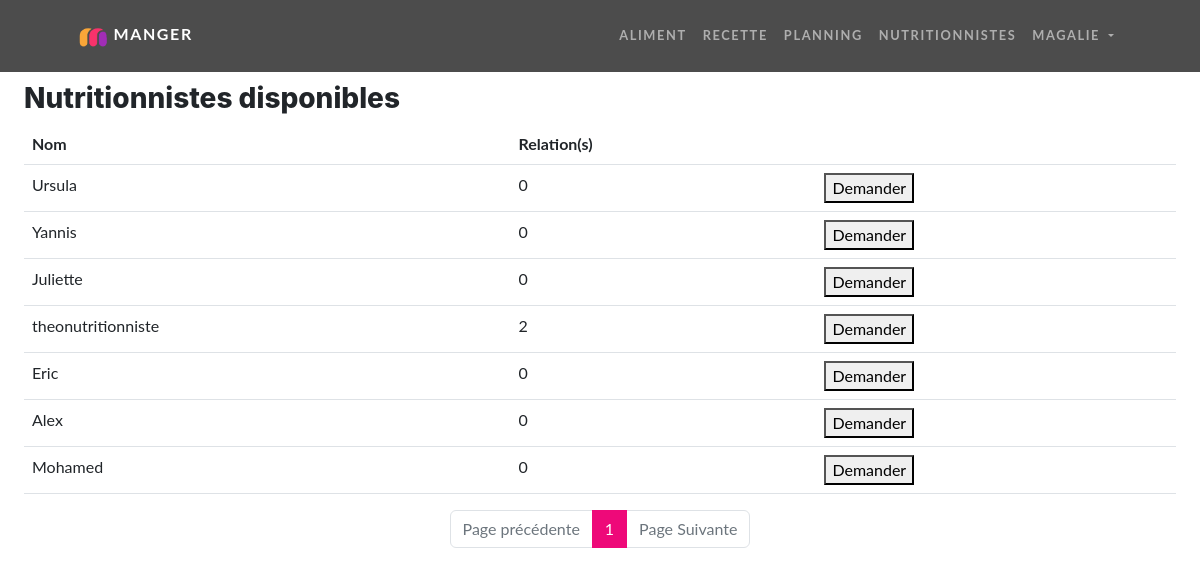
The page /rechercheNutritionniste (signed in) on the database its author committed.
### tables this page shows
CREATE TABLE IF NOT EXISTS `utilisateurs` (
  `id` varchar(13) NOT NULL,
  `role` enum('utilisateur','admin','nutritionniste') NOT NULL,
  `nom_utilisateur` varchar(255) NOT NULL,
  `mdp` varchar(255) NOT NULL,
  `email` varchar(255) NOT NULL,
  `token` varchar(100) DEFAULT NULL,
  PRIMARY KEY (`id`)
);

### src/Controllers/Controller.php (called while the page is built, shortened)
<?php
abstract class Controller {
    function render (string $fichier, array $donnees = [], string $template = 'default.php') {
        extract($donnees);
        require_once ROOT . '/Views/' . $fichier;
    }
    function getUserIdCo() {
        if(isset($_SESSION['utilisateur'])) {
            return $_SESSION['utilisateur']['id'];
        }
        return -1;
    }
}

### src/Controllers/RechercheNutritionnisteController.php (called while the page is built, shortened)
<?php
class RechercheNutritionnisteController extends Controller
{
    public function index()
    {
        $repo = new UtilisateursModel();
        $itemsParPage = 12;
        $nbItems = $repo->countAll(['role' => 'nutritionniste']);
        $nbPage = ceil((int)$nbItems->items / $itemsParPage);
        if (isset($_GET['page']) && !empty($_GET['page'])) {
            $pageActuelle = (int) $this->secure($_GET['page']);
            if ($pageActuelle > $nbPage) {
                $pageActuelle = $nbPage;
            }
        } else {
            $pageActuelle = 1;
        }
        $premierItem = $pageActuelle * $itemsParPage - $itemsParPage;
        $items = $repo->findByLimitesNutritionnistesDetails($premierItem, $itemsParPage, $this->getUserIdCo());
        $repo = new RelationNutritionnisteModel();
        $relation = $repo->findBy(['idClient' => $this->getUserIdCo()]);
        return $this->render('rechercheNutritionniste/index.php', [
            'nutritionnistes' => $items,
            'nbPage' => $nbPage,
            'pageActuelle' => $pageActuelle,
            'relation' => $relation,
        ]);
    }
}

### index.php (called while the page is built, shortened)
<?php
$app = new Main();
$app->start();

### src/Models/Model.php (called while the page is built, shortened)
<?php
class Model extends Database {
    protected $table;
    public function countAll(array $criteres = []) {
        if(!empty($criteres)) {
            $champs = [];
            $valeurs = [];
            foreach($criteres as $champ => $valeur) {
                $champs[] = "$champ = ?";
                $valeurs[] = $valeur;
            }
            $listChamps = implode(' AND ', $champs);
            $query = $this->executeQuery('SELECT count(*) AS items FROM ' . $this->table . ' WHERE ' . $listChamps, $valeurs);
        }else{
            $query = $this->executeQuery('SELECT count(*) AS items FROM ' . $this->table);
        }
        return $query->fetch();
    }
    public function executeQuery(string $sql, array $attributs = null){
        $this->db = Database::getInstance();
        if($attributs !== null) {
            $query = $this->db->prepare($sql);
            $query->execute($attributs);
            return $query;
        }else{
            return $this->db->query($sql);
        }
    }
}

### src/Core/Database.php (called while the page is built, shortened)
<?php
class Database extends PDO {
    private static $instance;
    private function __construct() {
        $_dsn = 'mysql:dbname=' .  $_ENV['DBNAME'] .  ';host=' . $_ENV['DBHOST'];
    }
    public static function getInstance():self {
        if(self::$instance === null) {
            self::$instance = new self();
        }
        return self::$instance;
    }
}

### src/Models/UtilisateursModel.php (called while the page is built, shortened)
<?php
class UtilisateursModel extends Model {
    public function __construct() {
        $this->table = 'utilisateurs';
    }
    public function findByLimitesNutritionnistesDetails($premierItem, $itemsParPage, $userId) {
        $query = 'SELECT
                    utilisateurs.id,
                    utilisateurs.nom_utilisateur,
                    COUNT(relationnutritionniste.idClient) AS nbRelations,
                    IF(EXISTS (
                        SELECT 1
                        FROM notification
                        WHERE idUserOrigine = ? AND idUserDest = utilisateurs.id
                    ), true, false) AS notif
                    FROM
                        utilisateurs
                    LEFT JOIN
                        relationnutritionniste ON utilisateurs.id = relationnutritionniste.idNutritionniste
                    WHERE
                        utilisateurs.role = \'nutritionniste\'
                    GROUP BY
                        utilisateurs.id
                    LIMIT
                        ' . $premierItem . ', ' . $itemsParPage;
        return $this->executeQuery($query, [$userId])->fetchAll();
    }
}

### Views/rechercheNutritionniste/index.php (the view, shortened to what this page needs)
<head>
</head>
<main class="px-4">
    <section class="col-12">
        <h3>Nutritionnistes disponibles</h3>
        <table class="table">
            <thead>
                <th>Nom</th>
                <th>Relation(s)</th>
                <th></th>
            </thead>
            <tbody>
                <?php foreach ($nutritionnistes as $index => $nutritionniste) : ?>
                    <tr>
                        <td><?= $nutritionniste->nom_utilisateur ?></td>
                        <td><?= $nutritionniste->nbRelations ?></td>
                        <?php if(empty($relation)): ?>
                            <td><button id="<?= $nutritionniste->id ?>" onclick="demandeSuivi(this)" <?= $nutritionniste->notif ? "disabled" : "" ?>>Demander</button></td>
                        <?php endif ?>
                    </tr>
                <?php endforeach ?>
            </tbody>
        </table>
        <nav>
            <ul class="pagination justify-content-center flex-wrap">
                <li class="page-item <?= ($pageActuelle == 1) ? "disabled" : "" ?>">
                    <a href="?page=<?= $pageActuelle -1 ?>" class="page-link">Page précédente</a>
                </li>
                <?php for($page = 1; $page <= $nbPage; $page++): ?>
                    <li class="page-item <?= ($pageActuelle == $page) ? "active" : "" ?>">
                        <a href="?page=<?= $page ?>" class="page-link"><?= $page ?></a>
                    </li>
                <?php endfor ?>
                <li class="page-item">
                    <a href="?page=<?= $pageActuelle + 1 ?>" class="page-link <?= ($pageActuelle == $nbPage) ? "disabled" : "" ?>">Page Suivante</a>
                </li>
            </ul>
        </nav>
    </section>
</main>

### rows shown on the page
utilisateurs: nom_utilisateur "Ursula", nbRelations "0"
utilisateurs: nom_utilisateur "Yannis", nbRelations "0"
utilisateurs: nom_utilisateur "Juliette", nbRelations "0"
utilisateurs: nom_utilisateur "theonutritionniste", nbRelations "2"
utilisateurs: nom_utilisateur "Eric", nbRelations "0"
utilisateurs: nom_utilisateur "Alex", nbRelations "0"
utilisateurs: nom_utilisateur "Mohamed", nbRelations "0"

### other values the page prints
$_SESSION['utilisateur']['nom_utilisateur'] "MAGALIE"
